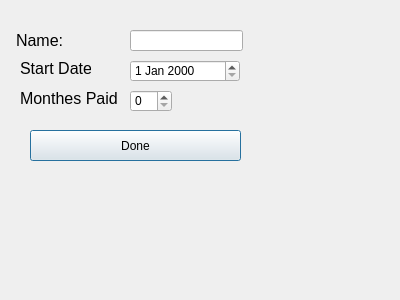
<?xml version="1.0" encoding="UTF-8"?>
<ui version="4.0">
 <class>newClientDialog</class>
 <widget class="QDialog" name="newClientDialog">
  <property name="geometry">
   <rect>
    <x>0</x>
    <y>0</y>
    <width>400</width>
    <height>300</height>
   </rect>
  </property>
  <property name="windowTitle">
   <string>Dialog</string>
  </property>
  <widget class="QLabel" name="nameLabel">
   <property name="geometry">
    <rect>
     <x>16</x>
     <y>30</y>
     <width>51</width>
     <height>20</height>
    </rect>
   </property>
   <property name="font">
    <font>
     <pointsize>12</pointsize>
    </font>
   </property>
   <property name="text">
    <string>Name:</string>
   </property>
  </widget>
  <widget class="QLabel" name="startDateLabel">
   <property name="geometry">
    <rect>
     <x>20</x>
     <y>60</y>
     <width>71</width>
     <height>16</height>
    </rect>
   </property>
   <property name="font">
    <font>
     <pointsize>12</pointsize>
    </font>
   </property>
   <property name="text">
    <string>Start Date</string>
   </property>
  </widget>
  <widget class="QLabel" name="monthesPaidLabel">
   <property name="geometry">
    <rect>
     <x>20</x>
     <y>90</y>
     <width>101</width>
     <height>16</height>
    </rect>
   </property>
   <property name="font">
    <font>
     <pointsize>12</pointsize>
    </font>
   </property>
   <property name="text">
    <string>Monthes Paid</string>
   </property>
  </widget>
  <widget class="QDateEdit" name="startDateEdit">
   <property name="geometry">
    <rect>
     <x>130</x>
     <y>60</y>
     <width>110</width>
     <height>22</height>
    </rect>
   </property>
  </widget>
  <widget class="QLineEdit" name="nameEdit">
   <property name="geometry">
    <rect>
     <x>130</x>
     <y>30</y>
     <width>113</width>
     <height>21</height>
    </rect>
   </property>
  </widget>
  <widget class="QSpinBox" name="monthesPaidSpinBox">
   <property name="geometry">
    <rect>
     <x>130</x>
     <y>90</y>
     <width>42</width>
     <height>22</height>
    </rect>
   </property>
  </widget>
  <widget class="QPushButton" name="doneButton">
   <property name="geometry">
    <rect>
     <x>30</x>
     <y>130</y>
     <width>211</width>
     <height>31</height>
    </rect>
   </property>
   <property name="text">
    <string>Done</string>
   </property>
  </widget>
 </widget>
 <resources/>
 <connections/>
</ui>
